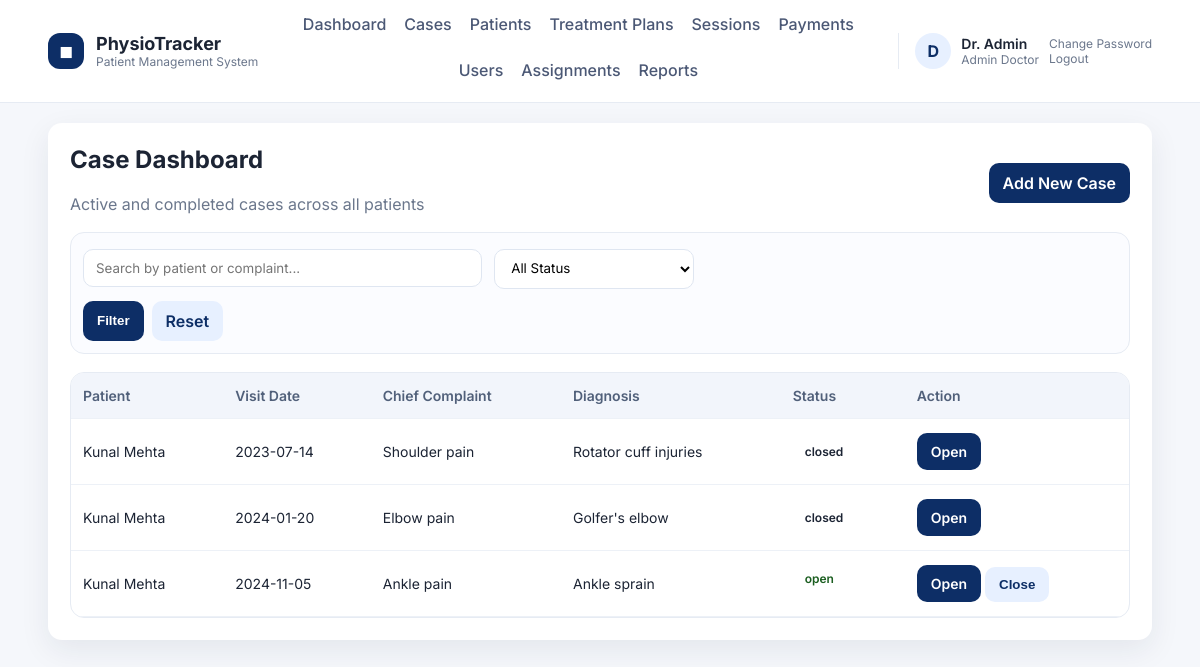
Page /admin/cases.php?patient_id=5 (signed in) on the committed database.
### tables this page shows
CREATE TABLE users (
    id INT AUTO_INCREMENT PRIMARY KEY,
    role ENUM('admin_doctor','sub_doctor','receptionist','patient') NOT NULL,
    name VARCHAR(120) NOT NULL,
    email VARCHAR(180) NOT NULL UNIQUE,
    password_hash VARCHAR(255) NOT NULL,
    security_question VARCHAR(255) NOT NULL,
    security_answer_hash VARCHAR(255) NOT NULL,
    active TINYINT(1) NOT NULL DEFAULT 1,
    can_view_reports TINYINT(1) NOT NULL DEFAULT 1,
    created_at TIMESTAMP DEFAULT CURRENT_TIMESTAMP
);

CREATE TABLE patient_cases (
    id INT AUTO_INCREMENT PRIMARY KEY,
    patient_id INT NOT NULL,
    visit_date DATE NOT NULL,
    condition_duration VARCHAR(100),
    status ENUM('open','closed') NOT NULL DEFAULT 'open',
    closed_at DATE NULL,
    closed_notes TEXT,
    chief_complain TEXT,
    history_present_illness TEXT,
    past_medical_history TEXT,
    surgical_history TEXT,
    family_history TEXT,
    socio_economic_status TEXT,
    observation_built TEXT,
    observation_attitude_limb TEXT,
    observation_posture TEXT,
    observation_deformity TEXT,
    aids_applications TEXT,
    gait TEXT,
    palpation_tenderness TEXT,
    palpation_oedema VARCHAR(50),
    palpation_warmth TEXT,
    palpation_crepitus TEXT,
    examination_rom TEXT,
    muscle_power TEXT,
    muscle_bulk TEXT,
    ligament_instability TEXT,
    pain_type TEXT,
    pain_site TEXT,
    pain_nature TEXT,
    pain_aggravating_factor TEXT,
    pain_relieving_factor TEXT,
    pain_measurement TINYINT NULL,
    gait_assessment TEXT,
    diagnosis TEXT,
    treatment_goals TEXT,
    created_by INT NULL,
    created_at TIMESTAMP DEFAULT CURRENT_TIMESTAMP,
    FOREIGN KEY (patient_id) REFERENCES patients(id) ON DELETE CASCADE
);

CREATE TABLE patients (
    id INT AUTO_INCREMENT PRIMARY KEY,
    user_id INT NULL,
    first_name VARCHAR(80) NOT NULL,
    last_name VARCHAR(80) NOT NULL,
    age INT NULL,
    gender VARCHAR(20),
    dob DATE NULL,
    occupation VARCHAR(120),
    assessment_date DATE NULL,
    dominance VARCHAR(50),
    condition_duration VARCHAR(100),
    phone VARCHAR(40),
    address VARCHAR(255),
    emergency_contact VARCHAR(120),
    chief_complain TEXT,
    history_present_illness TEXT,
    past_medical_history TEXT,
    surgical_history TEXT,
    family_history TEXT,
    socio_economic_status TEXT,
    observation_built TEXT,
    observation_attitude_limb TEXT,
    observation_posture TEXT,
    observation_deformity TEXT,
    aids_applications TEXT,
    gait TEXT,
    palpation_tenderness TEXT,
    palpation_oedema VARCHAR(50),
    palpation_warmth TEXT,
    palpation_crepitus TEXT,
    examination_rom TEXT,
    muscle_power TEXT,
    muscle_bulk TEXT,
    ligament_instability TEXT,
    pain_type TEXT,
    pain_site TEXT,
    pain_nature TEXT,
    pain_aggravating_factor TEXT,
    pain_relieving_factor TEXT,
    pain_measurement TINYINT NULL,
    gait_assessment TEXT,
    diagnosis TEXT,
    treatment_goals TEXT,
    created_by INT NULL,
    created_at TIMESTAMP DEFAULT CURRENT_TIMESTAMP,
    FOREIGN KEY (user_id) REFERENCES users(id) ON DELETE SET NULL
);

### db.php (called while the page is built, shortened)
<?php
function db(): PDO
{
    static $pdo = null;
    if ($pdo === null) {
        $dsn = 'mysql:host=' . DB_HOST . ';dbname=' . DB_NAME . ';charset=utf8mb4';
        $pdo = new PDO($dsn, DB_USER, DB_PASS, [
            PDO::ATTR_ERRMODE => PDO::ERRMODE_EXCEPTION,
            PDO::ATTR_DEFAULT_FETCH_MODE => PDO::FETCH_ASSOC,
        ]);
    }
    return $pdo;
}

### auth.php (called while the page is built, shortened)
<?php
require_once __DIR__ . '/db.php';
require_once __DIR__ . '/helpers.php';
function current_user(): ?array
{
    $stmt = db()->prepare('SELECT * FROM users WHERE id = ?');
    $stmt->execute([$_SESSION['user_id']]);
    $user = $stmt->fetch();
    return $user ?: null;
}

### helpers.php (called while the page is built, shortened)
<?php
require_once __DIR__ . '/db.php';
function e(string $value): string
{
    return htmlspecialchars($value, ENT_QUOTES, 'UTF-8');
}

### admin/cases.php (the view, shortened to what this page needs)
<?php
require_once __DIR__ . '/../auth.php';
require_once __DIR__ . '/../helpers.php';
$pdo = db();
$patientId = (int) ($_GET['patient_id'] ?? 0);
$search = trim($_GET['q'] ?? '');
$query = '
    SELECT pc.*, p.first_name, p.last_name
    FROM patient_cases pc
    JOIN patients p ON p.id = pc.patient_id
    WHERE 1=1
';
$params = [];
if ($patientId) {
    $query .= ' AND pc.patient_id = ?';
    $params[] = $patientId;
}
$query .= ' ORDER BY pc.created_at DESC';
$stmt = $pdo->prepare($query);
$stmt->execute($params);
$cases = $stmt->fetchAll();
require __DIR__ . '/../layout/header.php';
?>
<div class="page-header">
    <div>
        <h2>Case Dashboard</h2>
        <div class="page-subtitle">Active and completed cases across all patients</div>
    </div>
    <div class="form-actions">
        <a class="btn" href="case_add.php<?php echo $patientId ? ('?patient_id=' . $patientId) : ''; ?>">Add New Case</a>
    </div>
</div>
<form class="toolbar" method="get">
    <div class="toolbar-row">
        <div>
            <input type="text" name="q" placeholder="Search by patient or complaint..." value="<?php echo e($search); ?>">
        </div>
        <div>
            <select name="status">
                <option value="">All Status</option>
            </select>
        </div>
    </div>
    <div class="actions">
        <button class="btn" type="submit">Filter</button>
        <a class="btn ghost" href="cases.php">Reset</a>
    </div>
</form>
<div class="table-wrap">
<table>
    <thead>
    <tr>
        <th>Patient</th>
        <th>Visit Date</th>
        <th>Chief Complaint</th>
        <th>Diagnosis</th>
        <th>Status</th>
        <th>Action</th>
    </tr>
    </thead>
    <tbody>
    <?php foreach ($cases as $case): ?>
        <tr>
            <td><?php echo e($case['first_name'] . ' ' . $case['last_name']); ?></td>
            <td><?php echo e($case['visit_date']); ?></td>
            <td><?php echo e($case['chief_complain']); ?></td>
            <td><?php echo e($case['diagnosis']); ?></td>
            <td><span class="badge <?php echo $case['status'] === 'open' ? 'success' : 'muted'; ?>"><?php echo e($case['status']); ?></span></td>
            <td>
                <a class="btn" href="case_view.php?case_id=<?php echo $case['id']; ?>">Open</a>
                <?php if ($case['status'] === 'open'): ?>
                    <form method="post" style="display:inline-block">
                        <button class="btn ghost" type="submit">Close</button>
                    </form>
                <?php endif; ?>
            </td>
        </tr>
    <?php endforeach; ?>
    </tbody>
</table>
</div>
<?php require __DIR__ . '/../layout/footer.php'; ?>

### layout/header.php (shortened to what this page needs)
<?php
require_once __DIR__ . '/../auth.php';
require_once __DIR__ . '/../helpers.php';
$user = current_user();
$role = $user['role'] ?? '';
$menu = [];
if ($user) {
    if ($role === 'admin_doctor') {
        $menu = [
            'Dashboard' => 'admin/dashboard.php',
            'Cases' => 'admin/cases.php',
            'Patients' => 'admin/patients.php',
            'Treatment Plans' => 'admin/treatment_plans.php',
            'Sessions' => 'admin/sessions.php',
            'Payments' => 'admin/payments.php',
            'Users' => 'admin/users.php',
            'Assignments' => 'admin/assignments.php',
        ];
        if ((int) $user['can_view_reports'] === 1) {
            $menu['Reports'] = 'admin/reports.php';
        }
    } elseif ($role === 'sub_doctor') {
        $menu = [
            'Dashboard' => 'subdoctor/dashboard.php',
            'Assigned Patients' => 'subdoctor/patients.php',
            'Session Notes' => 'subdoctor/sessions.php',
        ];
    } elseif ($role === 'receptionist') {
        $menu = [
            'Dashboard' => 'receptionist/dashboard.php',
            'Register Patients' => 'receptionist/patients.php',
            'Payments' => 'receptionist/payments.php',
        ];
    }
}
?>
<!doctype html>
<html>
<head>
    <?php $cssVersion = @filemtime(__DIR__ . '/../assets/style.css') ?: time(); ?>
    <link rel="stylesheet" href="<?php echo BASE_URL; ?>assets/style.css?v=<?php echo $cssVersion; ?>">
</head>
<body>
<header class="site-header">
    <div class="header-inner">
        <div class="brand">
            <div class="brand-mark">◼︎</div>
            <div>
                <div class="brand-title">PhysioTracker</div>
                <div class="brand-subtitle">Patient Management System</div>
            </div>
        </div>
        <nav class="main-nav">
            <?php if ($user): ?>
                <?php foreach ($menu as $label => $path): ?>
                    <a href="<?php echo BASE_URL . $path; ?>"><?php echo e($label); ?></a>
                <?php endforeach; ?>
            <?php else: ?>
                <a href="<?php echo BASE_URL; ?>login.php">Login</a>
            <?php endif; ?>
        </nav>
        <?php if ($user): ?>
            <div class="user-chip">
                <div class="user-avatar"><?php echo e(strtoupper(substr($user['name'], 0, 1))); ?></div>
                <div>
                    <div class="user-name"><?php echo e($user['name']); ?></div>
                    <div class="user-role"><?php echo e(str_replace('_', ' ', $role)); ?></div>
                </div>
                <div class="user-actions">
                    <a href="<?php echo BASE_URL; ?>change_password.php">Change Password</a>
                    <a href="<?php echo BASE_URL; ?>logout.php">Logout</a>
                </div>
            </div>
        <?php endif; ?>
    </div>
</header>
<main class="page">
    <div class="container">

### assets/style.css (style rules this page uses)
:root { --bg: #f5f7fb; --card: #ffffff; --text: #1c2434; --muted: #6b778c; --primary: #0d2e66; --primary-100: #e7f0ff; --border: #e6ebf3; --shadow: 0 10px 30px rgba(23, 36, 58, 0.08); --radius: 14px; }
* { box-sizing: border-box; }
body { font-family: "Inter", Arial, sans-serif; margin: 0; background: var(--bg); color: var(--text); }
a { color: inherit; }
.site-header { background: #ffffff; border-bottom: 1px solid var(--border); position: sticky; top: 0; z-index: 20; }
.header-inner { width: 92%; max-width: 1280px; margin: 0 auto; display: flex; align-items: center; justify-content: space-between; gap: 18px; padding: 14px 0; flex-wrap: wrap; }
.brand { display: flex; align-items: center; gap: 12px; }
.brand-mark { background: var(--primary); color: #fff; width: 36px; height: 36px; display: grid; place-items: center; border-radius: 12px; font-weight: 700; }
.brand-title { font-weight: 700; font-size: 18px; }
.brand-subtitle { font-size: 12px; color: var(--muted); }
.main-nav { display: flex; gap: 18px; flex-wrap: wrap; justify-content: center; flex: 1; }
.main-nav a { text-decoration: none; font-weight: 500; color: #4b5875; padding-bottom: 6px; border-bottom: 2px solid transparent; }
.user-chip { display: flex; align-items: center; gap: 10px; border-left: 1px solid var(--border); padding-left: 16px; }
.user-avatar { width: 36px; height: 36px; border-radius: 50%; background: var(--primary-100); display: grid; place-items: center; font-weight: 700; color: var(--primary); }
.user-name { font-weight: 600; font-size: 14px; }
.user-role { font-size: 12px; color: var(--muted); text-transform: capitalize; }
.user-actions a { display: block; font-size: 12px; color: var(--muted); text-decoration: none; }
.page { padding: 20px 0 40px; }
.container { width: 92%; max-width: 1280px; margin: 0 auto; background: var(--card); padding: 22px; border-radius: var(--radius); box-shadow: var(--shadow); }
h2 { margin-top: 0; color: var(--text); }
.page-header { display: flex; align-items: center; justify-content: space-between; gap: 12px; flex-wrap: wrap; margin-bottom: 12px; }
.page-subtitle { color: var(--muted); margin-top: 4px; }
.toolbar { margin: 18px 0; padding: 12px; border: 1px solid var(--border); border-radius: var(--radius); display: grid; gap: 12px; background: #fbfcff; }
.toolbar-row { display: grid; gap: 12px; grid-template-columns: repeat(1, minmax(0, 1fr)); }
.toolbar .actions { display: flex; gap: 8px; flex-wrap: wrap; }
.table-wrap { border: 1px solid var(--border); border-radius: var(--radius); overflow: hidden; overflow-x: auto; }
table { width: 100%; border-collapse: collapse; }
th, td { border-bottom: 1px solid #edf1f7; padding: 14px 12px; text-align: left; font-size: 14px; }
th { background: #f2f5fb; color: #51607a; font-weight: 600; }
.btn { display: inline-flex; align-items: center; justify-content: center; padding: 10px 14px; background: var(--primary); color: #fff; text-decoration: none; border-radius: 10px; border: 0; cursor: pointer; font-weight: 600; white-space: nowrap; }
.btn.ghost { background: var(--primary-100); color: var(--primary); }
.badge { padding: 6px 12px; border-radius: 999px; font-size: 12px; font-weight: 600; display: inline-block; }
.success { color: #1b5e20; margin-bottom: 10px; }
.form-actions { display: flex; gap: 10px; flex-wrap: wrap; margin-top: 8px; }
input, select, textarea { width: 100%; padding: 10px 12px; margin-top: 4px; border: 1px solid #dfe6f1; border-radius: 10px; background: #fff; font-family: inherit; }
@media (min-width: 640px) { .toolbar-row { grid-template-columns: repeat(2, minmax(0, 1fr)); } }
@media (min-width: 768px) { .toolbar-row { grid-template-columns: repeat(4, minmax(0, 1fr)); } }
@media (min-width: 1024px) { .toolbar-row { grid-template-columns: 2fr 1fr 1fr 1fr; } }

### rows in the picture
users: name "D", name "Dr. Admin", role "Admin Doctor"
patient_cases: patient.last_name "Kunal Mehta", visit_date "2023-07-14", chief_complain "Shoulder pain", diagnosis "Rotator cuff injuries", status "closed"
patient_cases: patient.last_name "Kunal Mehta", visit_date "2024-01-20", chief_complain "Elbow pain", diagnosis "Golfer's elbow", status "closed"
patient_cases: patient.last_name "Kunal Mehta", visit_date "2024-11-05", chief_complain "Ankle pain", diagnosis "Ankle sprain", status "open"

### other values in the picture
$label "Dashboard"
$label "Cases"
$label "Patients"
$label "Treatment Plans"
$label "Sessions"
$label "Payments"
$label "Users"
$label "Assignments"
$label "Reports"
